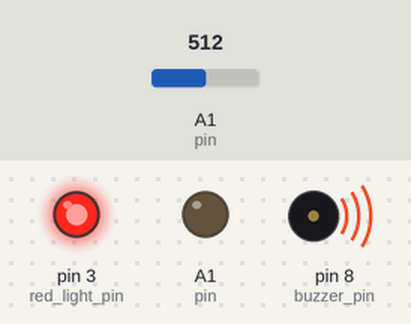
Bench run of a sketch on a simulated Arduino Uno, built with avr-gcc and run on an emulated ATmega328P. Shown: output pins drawn as LEDs (lit = HIGH), buzzer (waves = sounding, pin HIGH). Inputs (shaded band) come from the test bench; at power-on: A1 (pin) = 512. What the sketch prints to the serial monitor is not drawn.

Above: at 0.1 s.
Timing chart, 0 to 1.6 s (numbered marks = the images above):
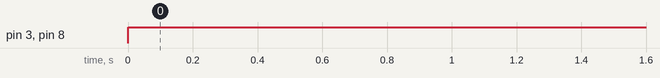

Measured:
- by itself, pin 3 (red_light_pin), pin 8 (buzzer_pin): LOW → HIGH at 0.00 s

The sketch:

gass_detector.ino
```cpp
int pin = A1;
int buzzer_pin = 8;
int red_light_pin = 3;


void setup() {
  Serial.begin(9600);
  pinMode(pin,OUTPUT);
  pinMode(buzzer_pin,OUTPUT);
  pinMode(red_light_pin,OUTPUT);

}

void loop() {
  int value = analogRead(pin);


  if(value > 400){
    digitalWrite(red_light_pin,HIGH);
    digitalWrite(buzzer_pin, HIGH);
  }

  Serial.println(value);

}
```
